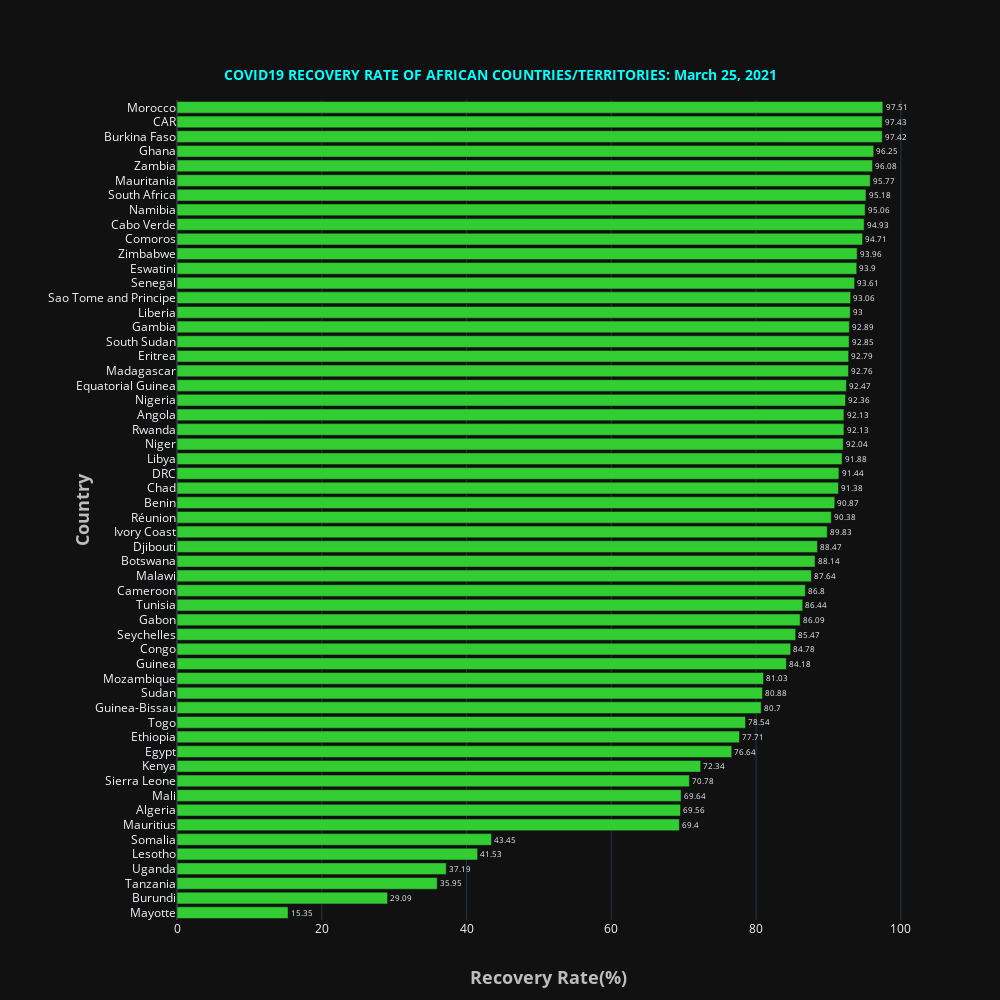

Notebook cell for this chart:
### Markdown cell above
<a id='recovery'></a>

### Code cell
fig = go.Figure()

fig.add_trace(go.Bar(y = african_confirmed100['Country_Other'][::-1],x=african_confirmed100['RecoveryRate'][::-1],
                     text=african_confirmed100['RecoveryRate'][::-1],textposition='outside',name = "Afria",marker_color='LimeGreen',orientation='h',
#                   
))
fig.update_layout(
    template='plotly_dark',
    title={
        'text': '<b>COVID19 RECOVERY RATE OF AFRICAN COUNTRIES/TERRITORIES: '  + date_string +'</b>',
        'y':0.93,
        'x':0.5,
        'xanchor': 'center',
        'yanchor': 'top',
        'font_color':'Cyan',
        'font_size':14},
    xaxis=dict(title='<b>Recovery Rate(%)</b>',titlefont_size=18, titlefont=dict(color='#BDBDBD')),
    yaxis=dict(title='<b>Country</b>',titlefont_size=18, tickprefix="      ", titlefont=dict(color='#BDBDBD')),
    autosize=False,
    width=1000,
    height=1000,     
)

fig.show()

### Figure 1 — Plotly figure (JSON) as saved in the notebook; plotly's stock layout.template omitted (floating-point values rounded to 4 significant figures)
{"data": [{"marker": {"color": "LimeGreen"}, "name": "Afria", "orientation": "h", "text": [15.35, 29.09, 35.95, 37.19, 41.53, 43.45, 69.4, 69.56, 69.64, 70.78, 72.34, 76.64, 77.71, 78.54, 80.7, 80.88, 81.03, 84.18, 84.78, 85.47, 86.09, 86.44, 86.8, 87.64, 88.14, 88.47, 89.83, 90.38, 90.87, 91.38, 91.44, 91.88, 92.04, 92.13, 92.13, 92.36, 92.47, 92.76, 92.79, 92.85, 92.89, 93, 93.06, 93.61, 93.9, 93.96, 94.71, 94.93, 95.06, 95.18, 95.77, 96.08, 96.25, 97.42, 97.43, 97.51], "textposition": "outside", "type": "bar", "x": [15.35, 29.09, 35.95, 37.19, 41.53, 43.45, 69.4, 69.56, 69.64, 70.78, 72.34, 76.64, 77.71, 78.54, 80.7, 80.88, 81.03, 84.18, 84.78, 85.47, 86.09, 86.44, 86.8, 87.64, 88.14, 88.47, 89.83, 90.38, 90.87, 91.38, 91.44, 91.88, 92.04, 92.13, 92.13, 92.36, 92.47, 92.76, 92.79, 92.85, 92.89, 93, 93.06, 93.61, 93.9, 93.96, 94.71, 94.93, 95.06, 95.18, 95.77, 96.08, 96.25, 97.42, 97.43, 97.51], "y": ["Mayotte", "Burundi", "Tanzania", "Uganda", "Lesotho", "Somalia", "Mauritius", "Algeria", "Mali", "Sierra Leone", "Kenya", "Egypt", "Ethiopia", "Togo", "Guinea-Bissau", "Sudan", "Mozambique", "Guinea", "Congo", "Seychelles", "Gabon", "Tunisia", "Cameroon", "Malawi", "Botswana", "Djibouti", "Ivory Coast", "Réunion", "Benin", "Chad", "DRC", "Libya", "Niger", "Rwanda", "Angola", "Nigeria", "Equatorial Guinea", "Madagascar", "Eritrea", "South Sudan", "Gambia", "Liberia", "Sao Tome and Principe", "Senegal", "Eswatini", "Zimbabwe", "Comoros", "Cabo Verde", "Namibia", "South Africa", "Mauritania", "Zambia", "Ghana", "Burkina Faso", "CAR", "Morocco"]}], "layout": {"autosize": false, "height": 1000, "title": {"font": {"color": "Cyan", "size": 14}, "text": "<b>COVID19 RECOVERY RATE OF AFRICAN COUNTRIES/TERRITORIES: March 25, 2021</b>", "x": 0.5, "xanchor": "center", "y": 0.93, "yanchor": "top"}, "width": 1000, "xaxis": {"title": {"font": {"color": "#BDBDBD", "size": 18}, "text": "<b>Recovery Rate(%)</b>"}}, "yaxis": {"tickprefix": "      ", "title": {"font": {"color": "#BDBDBD", "size": 18}, "text": "<b>Country</b>"}}}}
